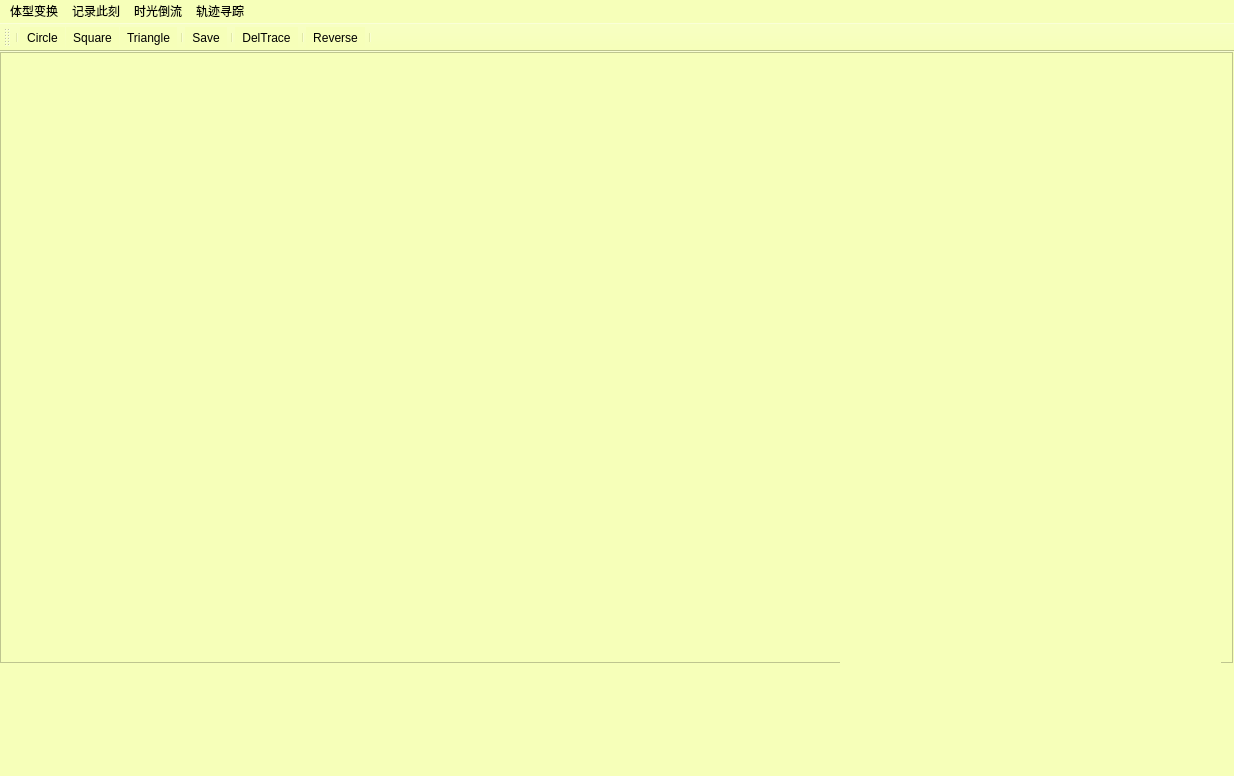
<?xml version="1.0" encoding="UTF-8"?>
<ui version="4.0">
 <class>GraphicsAnimation</class>
 <widget class="QMainWindow" name="GraphicsAnimation">
  <property name="geometry">
   <rect>
    <x>0</x>
    <y>0</y>
    <width>1234</width>
    <height>776</height>
   </rect>
  </property>
  <property name="minimumSize">
   <size>
    <width>1234</width>
    <height>776</height>
   </size>
  </property>
  <property name="maximumSize">
   <size>
    <width>1234</width>
    <height>776</height>
   </size>
  </property>
  <property name="windowTitle">
   <string>小球碰撞动画</string>
  </property>
  <property name="styleSheet">
   <string notr="true">background-color: rgb(246, 255, 185);</string>
  </property>
  <widget class="QWidget" name="centralWidget">
   <widget class="QGraphicsView" name="graphicsView">
    <property name="geometry">
     <rect>
      <x>0</x>
      <y>0</y>
      <width>1233</width>
      <height>611</height>
     </rect>
    </property>
    <property name="minimumSize">
     <size>
      <width>0</width>
      <height>0</height>
     </size>
    </property>
    <property name="maximumSize">
     <size>
      <width>666666</width>
      <height>66666</height>
     </size>
    </property>
   </widget>
   <widget class="QWidget" name="layoutWidget">
    <property name="geometry">
     <rect>
      <x>100</x>
      <y>612</y>
      <width>621</width>
      <height>76</height>
     </rect>
    </property>
    <layout class="QHBoxLayout" name="horizontalLayout">
     <item>
      <widget class="QPushButton" name="pb_stop">
       <property name="statusTip">
        <string>停止</string>
       </property>
       <property name="text">
        <string/>
       </property>
       <property name="icon">
        <iconset resource="myimage.qrc">
         <normaloff>:/new/prefix1/image/stop.png</normaloff>:/new/prefix1/image/stop.png</iconset>
       </property>
       <property name="iconSize">
        <size>
         <width>50</width>
         <height>50</height>
        </size>
       </property>
       <property name="flat">
        <bool>true</bool>
       </property>
      </widget>
     </item>
     <item>
      <widget class="QPushButton" name="pb_slower">
       <property name="statusTip">
        <string>减速一半</string>
       </property>
       <property name="text">
        <string/>
       </property>
       <property name="icon">
        <iconset resource="myimage.qrc">
         <normaloff>:/new/prefix1/image/SubSpeed.png</normaloff>:/new/prefix1/image/SubSpeed.png</iconset>
       </property>
       <property name="iconSize">
        <size>
         <width>66</width>
         <height>66</height>
        </size>
       </property>
       <property name="flat">
        <bool>true</bool>
       </property>
      </widget>
     </item>
     <item>
      <widget class="QPushButton" name="pb_begin">
       <property name="font">
        <font>
         <pointsize>12</pointsize>
        </font>
       </property>
       <property name="statusTip">
        <string>开始</string>
       </property>
       <property name="text">
        <string/>
       </property>
       <property name="icon">
        <iconset resource="myimage.qrc">
         <normaloff>:/new/prefix1/image/Begin.png</normaloff>:/new/prefix1/image/Begin.png</iconset>
       </property>
       <property name="iconSize">
        <size>
         <width>60</width>
         <height>60</height>
        </size>
       </property>
       <property name="flat">
        <bool>true</bool>
       </property>
      </widget>
     </item>
     <item>
      <widget class="QPushButton" name="pb_faster">
       <property name="statusTip">
        <string>加速一倍</string>
       </property>
       <property name="text">
        <string/>
       </property>
       <property name="icon">
        <iconset resource="myimage.qrc">
         <normaloff>:/new/prefix1/image/AddSpeed.png</normaloff>:/new/prefix1/image/AddSpeed.png</iconset>
       </property>
       <property name="iconSize">
        <size>
         <width>55</width>
         <height>55</height>
        </size>
       </property>
       <property name="flat">
        <bool>true</bool>
       </property>
      </widget>
     </item>
    </layout>
   </widget>
   <widget class="QWidget" name="layoutWidget">
    <property name="geometry">
     <rect>
      <x>840</x>
      <y>610</y>
      <width>381</width>
      <height>81</height>
     </rect>
    </property>
    <layout class="QHBoxLayout" name="horizontalLayout_2">
     <item>
      <widget class="QPushButton" name="pb_trace">
       <property name="statusTip">
        <string>轨迹跟踪</string>
       </property>
       <property name="text">
        <string/>
       </property>
       <property name="icon">
        <iconset resource="myimage.qrc">
         <normaloff>:/new/prefix1/image/Trace.png</normaloff>:/new/prefix1/image/Trace.png</iconset>
       </property>
       <property name="iconSize">
        <size>
         <width>50</width>
         <height>50</height>
        </size>
       </property>
       <property name="flat">
        <bool>true</bool>
       </property>
      </widget>
     </item>
     <item>
      <widget class="QPushButton" name="pb_del_trace">
       <property name="statusTip">
        <string>清除轨迹</string>
       </property>
       <property name="text">
        <string/>
       </property>
       <property name="icon">
        <iconset resource="myimage.qrc">
         <normaloff>:/new/prefix1/image/Clear.png</normaloff>:/new/prefix1/image/Clear.png</iconset>
       </property>
       <property name="iconSize">
        <size>
         <width>50</width>
         <height>50</height>
        </size>
       </property>
       <property name="flat">
        <bool>true</bool>
       </property>
      </widget>
     </item>
     <item>
      <widget class="QPushButton" name="pb_screenshots">
       <property name="statusTip">
        <string>截屏</string>
       </property>
       <property name="text">
        <string/>
       </property>
       <property name="icon">
        <iconset resource="myimage.qrc">
         <normaloff>:/new/prefix1/image/ScreenShots.png</normaloff>:/new/prefix1/image/ScreenShots.png</iconset>
       </property>
       <property name="iconSize">
        <size>
         <width>50</width>
         <height>50</height>
        </size>
       </property>
       <property name="flat">
        <bool>true</bool>
       </property>
      </widget>
     </item>
    </layout>
   </widget>
   <widget class="QPushButton" name="pb_like">
    <property name="geometry">
     <rect>
      <x>740</x>
      <y>620</y>
      <width>91</width>
      <height>63</height>
     </rect>
    </property>
    <property name="statusTip">
     <string>加速一倍</string>
    </property>
    <property name="text">
     <string/>
    </property>
    <property name="icon">
     <iconset resource="myimage.qrc">
      <normaloff>:/new/prefix1/image/Like.png</normaloff>:/new/prefix1/image/Like.png</iconset>
    </property>
    <property name="iconSize">
     <size>
      <width>55</width>
      <height>55</height>
     </size>
    </property>
    <property name="flat">
     <bool>true</bool>
    </property>
   </widget>
  </widget>
  <widget class="QMenuBar" name="menuBar">
   <property name="geometry">
    <rect>
     <x>0</x>
     <y>0</y>
     <width>1234</width>
     <height>23</height>
    </rect>
   </property>
   <widget class="QMenu" name="menu">
    <property name="title">
     <string>体型变换</string>
    </property>
    <addaction name="actionCircle"/>
    <addaction name="actionSquare"/>
    <addaction name="actionTriangle"/>
   </widget>
   <widget class="QMenu" name="menu_2">
    <property name="title">
     <string>记录此刻</string>
    </property>
    <addaction name="actionSave"/>
    <addaction name="separator"/>
   </widget>
   <widget class="QMenu" name="menu_3">
    <property name="title">
     <string>时光倒流</string>
    </property>
    <addaction name="actionReverse"/>
   </widget>
   <widget class="QMenu" name="menu_4">
    <property name="title">
     <string>轨迹寻踪</string>
    </property>
    <addaction name="actionTrace"/>
    <addaction name="actionDelTrace"/>
   </widget>
   <addaction name="menu"/>
   <addaction name="menu_2"/>
   <addaction name="menu_3"/>
   <addaction name="menu_4"/>
  </widget>
  <widget class="QToolBar" name="mainToolBar">
   <attribute name="toolBarArea">
    <enum>TopToolBarArea</enum>
   </attribute>
   <attribute name="toolBarBreak">
    <bool>false</bool>
   </attribute>
   <addaction name="separator"/>
   <addaction name="actionCircle"/>
   <addaction name="actionSquare"/>
   <addaction name="actionTriangle"/>
   <addaction name="separator"/>
   <addaction name="actionSave"/>
   <addaction name="separator"/>
   <addaction name="actionDelTrace"/>
   <addaction name="separator"/>
   <addaction name="actionReverse"/>
   <addaction name="separator"/>
  </widget>
  <widget class="QStatusBar" name="statusBar"/>
  <action name="actionCircle">
   <property name="icon">
    <iconset resource="myimage.qrc">
     <normaloff>:/new/prefix1/image/Circle.png</normaloff>:/new/prefix1/image/Circle.png</iconset>
   </property>
   <property name="text">
    <string>Circle</string>
   </property>
   <property name="statusTip">
    <string>圆形</string>
   </property>
  </action>
  <action name="actionSquare">
   <property name="icon">
    <iconset resource="myimage.qrc">
     <normaloff>:/new/prefix1/image/Square.png</normaloff>:/new/prefix1/image/Square.png</iconset>
   </property>
   <property name="text">
    <string>Square</string>
   </property>
   <property name="statusTip">
    <string>正方形</string>
   </property>
  </action>
  <action name="actionTriangle">
   <property name="icon">
    <iconset resource="myimage.qrc">
     <normaloff>:/new/prefix1/image/Triangle.png</normaloff>:/new/prefix1/image/Triangle.png</iconset>
   </property>
   <property name="text">
    <string>Triangle</string>
   </property>
   <property name="statusTip">
    <string>三角形</string>
   </property>
  </action>
  <action name="actionSave">
   <property name="icon">
    <iconset resource="myimage.qrc">
     <normaloff>:/new/prefix1/image/ScreenShots.png</normaloff>:/new/prefix1/image/ScreenShots.png</iconset>
   </property>
   <property name="text">
    <string>Save</string>
   </property>
   <property name="toolTip">
    <string>Save</string>
   </property>
   <property name="statusTip">
    <string>截屏</string>
   </property>
  </action>
  <action name="actionReverse">
   <property name="icon">
    <iconset resource="myimage.qrc">
     <normaloff>:/new/prefix1/image/Reverse .png</normaloff>:/new/prefix1/image/Reverse .png</iconset>
   </property>
   <property name="text">
    <string>Reverse </string>
   </property>
   <property name="statusTip">
    <string>反向运动</string>
   </property>
  </action>
  <action name="actionTrace">
   <property name="icon">
    <iconset resource="myimage.qrc">
     <normaloff>:/new/prefix1/image/Trace.png</normaloff>:/new/prefix1/image/Trace.png</iconset>
   </property>
   <property name="text">
    <string>Trace</string>
   </property>
   <property name="statusTip">
    <string>轨迹跟踪</string>
   </property>
  </action>
  <action name="actionDelTrace">
   <property name="icon">
    <iconset resource="myimage.qrc">
     <normaloff>:/new/prefix1/image/Clear.png</normaloff>:/new/prefix1/image/Clear.png</iconset>
   </property>
   <property name="text">
    <string>DelTrace</string>
   </property>
   <property name="statusTip">
    <string>清除轨迹</string>
   </property>
  </action>
  <action name="actionStopTrace">
   <property name="icon">
    <iconset resource="myimage.qrc">
     <normaloff>:/new/prefix1/image/Back.png</normaloff>:/new/prefix1/image/Back.png</iconset>
   </property>
   <property name="text">
    <string>StopTrace</string>
   </property>
   <property name="statusTip">
    <string>放弃跟踪</string>
   </property>
  </action>
 </widget>
 <layoutdefault spacing="6" margin="11"/>
 <resources>
  <include location="myimage.qrc"/>
 </resources>
 <connections/>
</ui>
